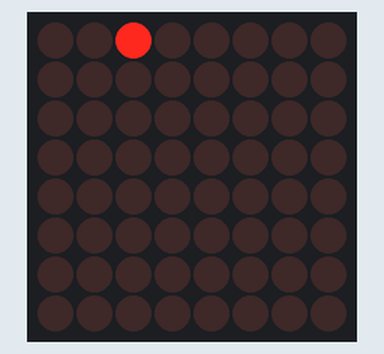
The sketch below on a simulated Arduino Uno, built with avr-gcc and run on an emulated ATmega328P. Parts: 8×8 LED matrix.

Above: at 0.35 s.
At 6.8 s:
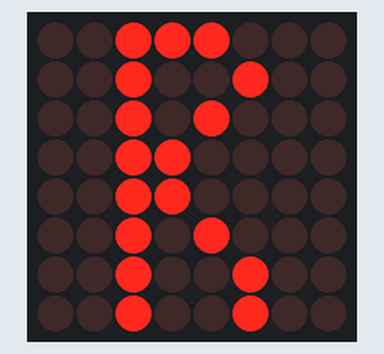
At 8.6 s:
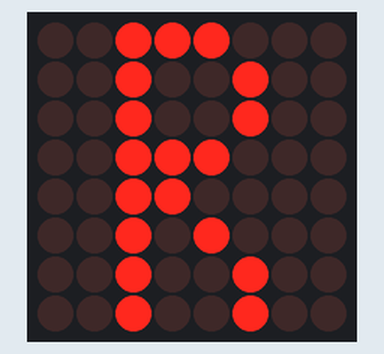
At 27.6 s:
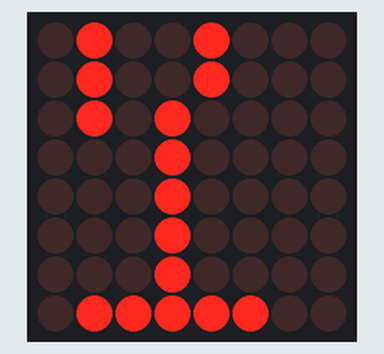
At 32.6 s:
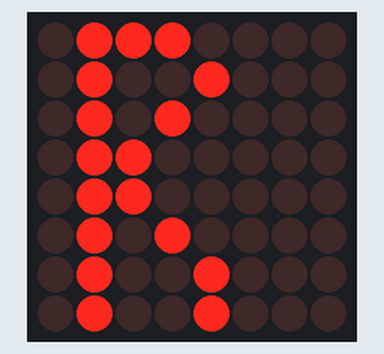
At 34.3 s:
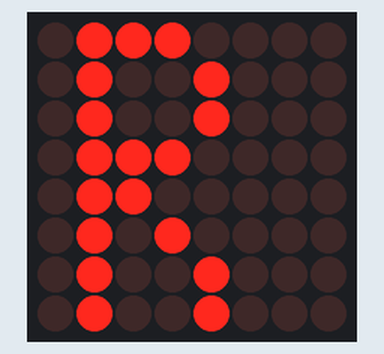

Measured:
- what the display in image 1 shows lasts 1.1 s, from 6.8 s to 7.9 s
- what the display in image 2 shows lasts 2.8 s, from 8.5 s to 11.3 s
- what the display in image 3 shows lasts 0.8 s, from 27.5 s to 28.3 s

The sketch:

ScrollName.ino
```cpp
#include "LedControl.h"


int DINPin = 12;
int CLKPin = 11;
int CSPin = 10;
int numberOfPanels = 1;
int intensity =1;
int panelNumber = 0;

int row1 = 0;
int row2 = 0;
int row3 = 0;
int row4 = 0;
int row5 = 0;
int row6 = 0;
int row7 = 0;
int row8 = 0;
int row9 = 0;

int letterK [8][8] =
{
  {0, 0, 1, 0, 0, 1, 0, 0},
  {0, 0, 1, 0, 0, 1, 0, 0},
  {0, 0, 1, 0, 1, 0, 0, 0},
  {0, 0, 1, 1, 0, 0, 0, 0},
  {0, 0, 1, 1, 0, 0, 0, 0},
  {0, 0, 1, 0, 1, 0, 0, 0},
  {0, 0, 1, 0, 0, 1, 0, 0},
  {0, 0, 1, 0, 0, 1, 0, 0},
};

int letterR [8][8] =
{
  {0, 0, 1, 1, 1, 0, 0, 0},
  {0, 0, 1, 0, 0, 1, 0, 0},
  {0, 0, 1, 0, 0, 1, 0, 0},
  {0, 0, 1, 1, 1, 0, 0, 0},
  {0, 0, 1, 1, 0, 0, 0, 0},
  {0, 0, 1, 0, 1, 0, 0, 0},
  {0, 0, 1, 0, 0, 1, 0, 0},
  {0, 0, 1, 0, 0, 1, 0, 0},
};

int letterI [8][8] =
{
  {0, 1, 1, 1, 1, 1, 0, 0},
  {0, 0, 0, 1, 0, 0, 0, 0},
  {0, 0, 0, 1, 0, 0, 0, 0},
  {0, 0, 0, 1, 0, 0, 0, 0},
  {0, 0, 0, 1, 0, 0, 0, 0},
  {0, 0, 0, 1, 0, 0, 0, 0},
  {0, 0, 0, 1, 0, 0, 0, 0},
  {0, 1, 1, 1, 1, 1, 0, 0},
};

int letterT [8][8] =
{
  {0, 0, 1, 1, 1, 1, 1, 0},
  {0, 0, 0, 0, 1, 0, 0, 0},
  {0, 0, 0, 0, 1, 0, 0, 0},
  {0, 0, 0, 0, 1, 0, 0, 0},
  {0, 0, 0, 0, 1, 0, 0, 0},
  {0, 0, 0, 0, 1, 0, 0, 0},
  {0, 0, 0, 0, 1, 0, 0, 0},
  {0, 0, 0, 0, 1, 0, 0, 0},
}
;

LedControl lc=LedControl(DINPin, CLKPin, CSPin, numberOfPanels);

void setup()
{
  // put your setup code here, to run once:
  lc.shutdown(panelNumber, false); //switch on
  lc.setIntensity(panelNumber, intensity); //min intesity
  lc.clearDisplay(panelNumber); //clear the display of everything
}

void loop()
{
  for(int i = 0; i < 8; i++)
  {
    for(int j = 0; j < 8; j++)
    {
      if(letterK[i][j] == 1)
      {
        lc.setLed(panelNumber, i, j, true);
        delay(100);
      }
      else
      {
        lc.setLed(panelNumber, i, j, false);
        delay(100);
      }
    }
  }

  int row1 = letterK[0][0];
  int row2 = letterK[1][0];
  int row3 = letterK[2][0];
  int row4 = letterK[3][0];
  int row5 = letterK[4][0];
  int row6 = letterK[5][0];
  int row7 = letterK[6][0];
  int row8 = letterK[7][0];


  for(int i = 0; i < 8; i++)
  {
    for(int j = 0; j < 8; j++)
    {
      if(letterR[i][j] == 1)
      {
        lc.setLed(panelNumber, i, j, true);
        delay(75);
      }
      else
      {
        lc.setLed(panelNumber, i, j, false);
        delay(75);
      }
    }
  }
  /* row1 = letterR[0][0];
   row2 = letterR[1][0];
   row3 = letterR[2][0];
   row4 = letterR[3][0];
   row5 = letterR[4][0];
   row6 = letterR[5][0];
   row7 = letterR[6][0];
   row8 = letterR[7][0];*/

  for(int i = 0; i < 8; i++)
  {
    for(int j = 0; j < 8; j++)
    {
      if(letterI[i][j] == 1)
      {
        lc.setLed(panelNumber, i, j, true);
        delay(75);
      }
      else
      {
        lc.setLed(panelNumber, i, j, false);
        delay(75);
      }
    }
  }

  /* row1 = letterI[0][0];
   row2 = letterI[1][0];
   row3 = letterI[2][0];
   row4 = letterI[3][0];
   row5 = letterI[4][0];
   row6 = letterI[5][0];
   row7 = letterI[6][0];
   row8 = letterI[7][0]; */

  for(int i = 0; i < 8; i++)
  {
    for(int j = 0; j < 8; j++)
    {
      if(letterT[i][j] == 1)
      {
        lc.setLed(panelNumber, i, j, true);
        delay(75);
      }
      else
      {
        lc.setLed(panelNumber, i, j, false);
        delay(75);
      }
    }
  }

  for(int i = 0; i < 8; i++)
  {
    for(int j = 0; j < 8; j++)
    {
      if(letterI[i][j] == 1)
      {
        lc.setLed(panelNumber, i, j, true);
        delay(75);
      }
      else
      {
        lc.setLed(panelNumber, i, j, false);
        delay(75);
      }
    }
  }


    for(int j = 0; j <= 6; j++)
    {

        letterT[0][j] = letterT[0][j+1];
        letterT[1][j] = letterT[1][j+1];
        letterT[2][j] = letterT[2][j+1];
        letterT[3][j] = letterT[3][j+1];
        letterT[4][j] = letterT[4][j+1];
        letterT[5][j] = letterT[5][j+1];
        letterT[6][j] = letterT[6][j+1];
        letterT[7][j] = letterT[7][j+1];


        letterK[0][j] = letterK[0][j+1];
        letterK[1][j] = letterK[1][j+1];
        letterK[2][j] = letterK[2][j+1];
        letterK[3][j] = letterK[3][j+1];
        letterK[4][j] = letterK[4][j+1];
        letterK[5][j] = letterK[5][j+1];
        letterK[6][j] = letterK[6][j+1];
        letterK[7][j] = letterK[7][j+1];


        letterR[0][j] = letterR[0][j+1];
        letterR[1][j] = letterR[1][j+1];
        letterR[2][j] = letterR[2][j+1];
        letterR[3][j] = letterR[3][j+1];
        letterR[4][j] = letterR[4][j+1];
        letterR[5][j] = letterR[5][j+1];
        letterR[6][j] = letterR[6][j+1];
        letterR[7][j] = letterR[7][j+1];


        letterI[0][j] = letterI[0][j+1];
        letterI[1][j] = letterI[1][j+1];
        letterI[2][j] = letterI[2][j+1];
        letterI[3][j] = letterI[3][j+1];
        letterI[4][j] = letterI[4][j+1];
        letterI[5][j] = letterI[5][j+1];
        letterI[6][j] = letterI[6][j+1];
        letterI[7][j] = letterI[7][j+1];

    }
        delay(175);
        letterK[0][7] = row1;
        letterK[1][7] = row2;
        letterK[2][7] = row3;
        letterK[3][7] = row4;
        letterK[4][7] = row5;
        letterK[5][7] = row6;
        letterK[6][7] = row7;
        letterK[7][7] = row8;

        letterR[0][7] = row1;
        letterR[1][7] = row2;
        letterR[2][7] = row3;
        letterR[3][7] = row4;
        letterR[4][7] = row5;
        letterR[5][7] = row6;
        letterR[6][7] = row7;
        letterR[7][7] = row8;

        letterI[0][7] = row1;
        letterI[1][7] = row2;
        letterI[2][7] = row3;
        letterI[3][7] = row4;
        letterI[4][7] = row5;
        letterI[5][7] = row6;
        letterI[6][7] = row7;
        letterI[7][7] = row8;

        letterT[0][7] = row1;
        letterT[1][7] = row2;
        letterT[2][7] = row3;
        letterT[3][7] = row4;
        letterT[4][7] = row5;
        letterT[5][7] = row6;
        letterT[6][7] = row7;
        letterT[7][7] = row8;

        letterI[0][7] = row1;
        letterI[1][7] = row2;
        letterI[2][7] = row3;
        letterI[3][7] = row4;
        letterI[4][7] = row5;
        letterI[5][7] = row6;
        letterI[6][7] = row7;
        letterI[7][7] = row8;

}
```
